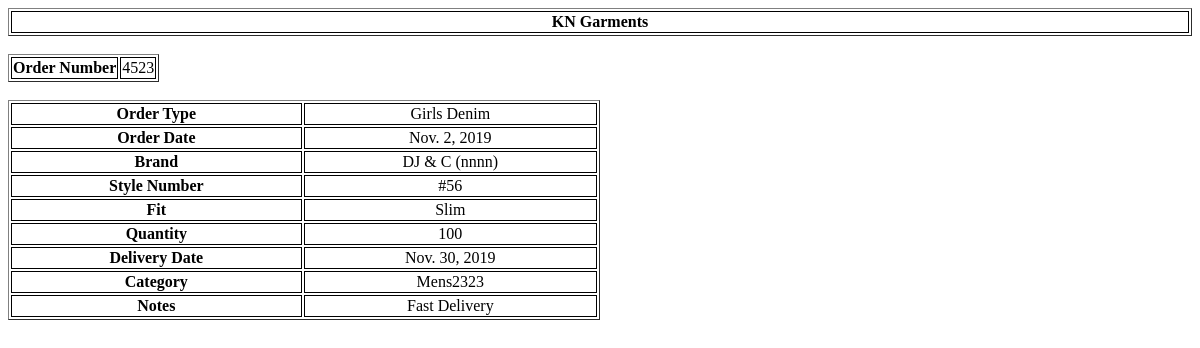
/order_summary/7, run on an earlier commit of the app's database.
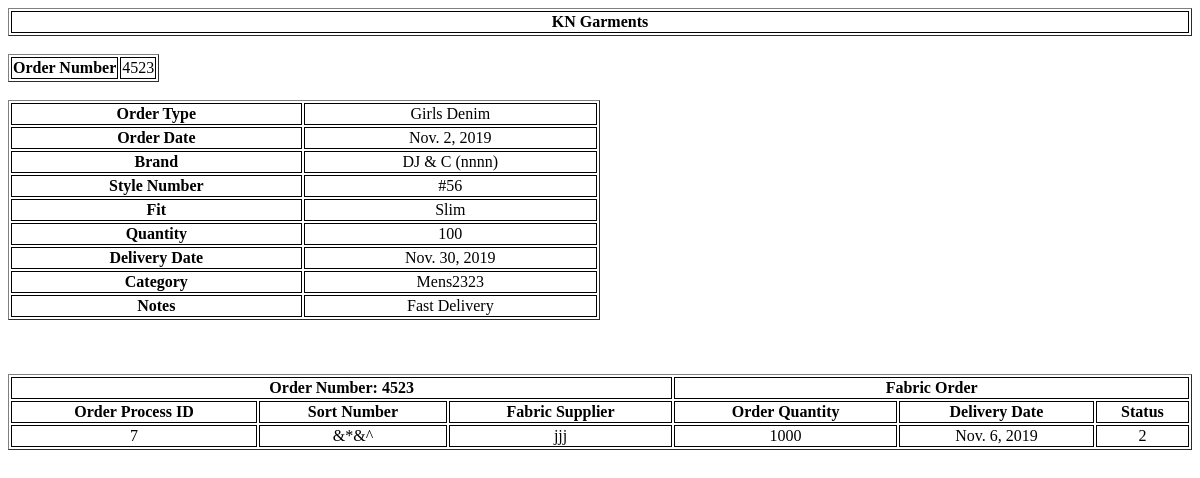
And on a later commit of the database.
### KNGarment_Order_TrackPro_App/models.py (models this page shows, shortened)
class Orders(models.Model):
    order_order_number = models.CharField(max_length=920)
    order_order_type = models.CharField(max_length=920)
    order_order_brands = models.CharField(max_length=920)
    order_order_style_number = models.CharField(max_length=920)
    order_order_fit = models.CharField(max_length=920)
    order_order_quantity = models.IntegerField()
    order_order_date = models.DateField(default=timezone.now)
    order_delivery_date = models.DateField(default=timezone.now)
    order_order_category = models.CharField(max_length=920)
    order_fit_sample_status = models.CharField(max_length=920)
    order_fit_sample_submitted_date = models.DateField(default=timezone.now)
    order_pps_sample_status = models.CharField(max_length=920)
    order_pps_sample_submitted_date = models.DateField(default=timezone.now)
    order_order_remark = models.CharField(max_length=920,blank=True)
    order_order_date_of_entry = models.DateTimeField(default=timezone.now)
    order_client_id = models.ForeignKey(Client, on_delete = models.CASCADE,default=1)
    def __str__(self):
        return str(self.pk)
    class Meta:
        verbose_name_plural = "Orders List"
        verbose_name = "Order"

class Process(models.Model):
    Paid = 1
    Pending = 2
    PAYMENT_STATUS=((Paid,'Paid'), (Pending,'Pending'))
    process_vendor_name = models.CharField(max_length=920,blank=True)
    process_vendor_location = models.CharField(max_length=920,blank=True)
    process_received_quantity = models.IntegerField(blank=True,null=True)
    process_received_date = models.DateField(default=timezone.now)
    process_delivery_date = models.DateField(default=timezone.now)
    process_bill_number = models.IntegerField(blank=True,default=0)
    process_bill_file = models.FileField(blank=True)
    process_payment_status = models.PositiveSmallIntegerField(choices=PAYMENT_STATUS,default=Pending,blank=True)
    process_date_of_entry = models.DateTimeField(default=timezone.now)
    process_vendor_id = models.ForeignKey(Vendor, on_delete = models.CASCADE,blank=True)
    process_order_id = models.ForeignKey(Orders, on_delete=models.CASCADE,blank=True)
    objects = InheritanceManager()
    class Meta:
        verbose_name_plural = "Process List"
        verbose_name = "Process"

class Fabric_Order(Process):
    Fabric_Order = 1
    process_type = models.PositiveSmallIntegerField(default=Fabric_Order)
    fabric_order_sort_number = models.CharField(max_length=920)
    fabric_order_quantity = models.IntegerField(blank=True,null=True)
    class Meta:
        verbose_name_plural = "Fabric Orders List"
        verbose_name = "Fabric Order"

### KNGarment_Order_TrackPro_App/views.py (the view)
# urls.py: path('order_summary/<int:pk>', views.order_summary, name='order_summary'),
def order_summary(request,pk):
    order_data = {}
    one_object_of_model_order = Orders.objects.get(pk=pk)
    order_data['orders'] = one_object_of_model_order
    if Order_Mens_Or_Ladies.objects.filter(order_mens_or_ladies_order_id=pk).exists():
        order_data['order_mens_or_ladies']=Order_Mens_Or_Ladies.objects.get(order_mens_or_ladies_order_id=pk)
    if Order_Ethenic.objects.filter(order_ethenic_order_id=pk).exists():
        order_data['order_ethenic']=Order_Ethenic.objects.get(order_ethenic_order_id=pk)
    if Order_Kids.objects.filter(order_kids_order_id=pk).exists():
        order_data['order_kids_order']=Order_Kids.objects.get(order_kids_order_id=pk)
    if Fabric_Order.objects.filter(process_order_id=pk).exists():
        order_data['fabric']=Fabric_Order.objects.get(process_order_id=pk)
    if Stiching.objects.filter(process_order_id=pk).exists():
        order_data['stiching']=Stiching.objects.get(process_order_id=pk)
    if Washing.objects.filter(process_order_id=pk).exists():
        order_data['washing']=Washing.objects.get(process_order_id=pk)
    if Finishing.objects.filter(process_order_id=pk).exists():
        order_data['finishing']=Finishing.objects.get(process_order_id=pk)
    return render(request,'KNGarment_Order_TrackPro_App/summary.html',order_data)

### KNGarment_Order_TrackPro_App/templates/KNGarment_Order_TrackPro_App/summary.html (shortened to what this page needs)
<html>
<head>
</head>
<body>
    <table border="1px">
        <tr>
            <th style="width:1400px">KN Garments</th>
        </tr>
    </table><br>
    {% if orders %}
    <table border="1px">
        <tr>
            <th>Order Number</th>
            <td>{{orders.order_order_number}}</td>
        </tr>
    </table><br>
    <table style="width: 50%" border="1px">
        <tr>
            <th>Order Type</th>
            <td>{{orders.order_order_type}}</td>
        </tr>
        <tr>
            <th>Order Date</th>
            <td>{{orders.order_order_date}}</td>
        </tr>
        <tr>
            <th>Brand</th>
            <td>{{orders.order_order_brands}}</td>
        </tr>
        <tr>
            <th>Style Number</th>
            <td>{{orders.order_order_style_number}}</td>
        </tr>
        <tr>
            <th>Fit</th>
            <td>{{orders.order_order_fit}}</td>
        </tr>
        <tr>
            <th>Quantity</th>
            <td>{{orders.order_order_quantity}}</td>
        </tr>
        <tr>
            <th>Delivery Date</th>
            <td>{{orders.order_delivery_date}}</td>
        </tr>
        <tr>
            <th>Category</th>
            <td>{{orders.order_order_category}}</td>
        </tr>
        <tr>
            <th>Notes</th>
            <td>{{orders.order_order_remark}}</td>
        </tr>
    </table>
{% endif %}
{% if fabric %}
    <table style="width: 100%;" border="1px">
        <br><br><br>
        <tr>
            <th colspan="3">Order Number: {{orders.order_order_number}}</th>
            <th colspan="3">Fabric Order</th>
        </tr>
        <tr>
            <th>Order Process ID</th>
            <th>Sort Number</th>
            <th>Fabric Supplier</th>
            <th>Order Quantity</th>
            <th>Delivery Date</th>
            <th>Status</th>
        </tr>
        <tr>
            <td>{{fabric.process_order_id}}</td>
            <td>{{fabric.fabric_order_sort_number}}</td>
            <td>{{fabric.process_vendor_name}}</td>
            <td>{{fabric.fabric_order_quantity}}</td>
            <td>{{fabric.process_delivery_date}}</td>
            <td>{{fabric.process_payment_status}}</td>
        </tr>
    </table>
{% endif %}
</body>
</html>

What changed in the data, as far as the page shows it:
shown differently, row unchanged: Orders "Girls Denim": order_order_number (not shown) → "4523"
added Process: process_order_id "7", process_vendor_name "jjj", process_delivery_date "Nov. 6, 2019", process_payment_status "2"
added Fabric_Order: fabric_order_sort_number "&*&^", fabric_order_quantity "1000"
Also different on the page:
text now shown: "Order Number: Fabric Order Order Process ID Sort Number Fabric Supplier Order Quantity Delivery Date Status"
